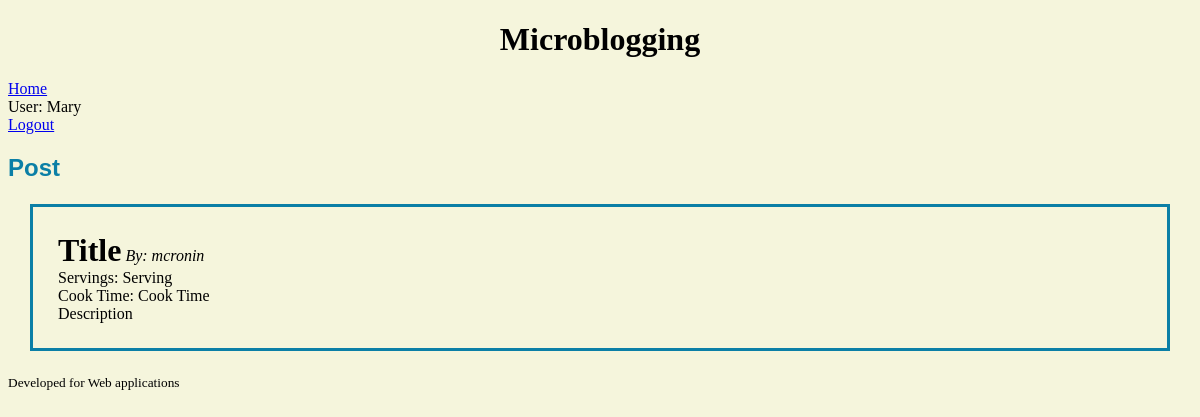
The app's page /post/1 (signed in) with its own data.
### beli/model.py (models this page shows)
class User(flask_login.UserMixin, db.Model):
    id = db.Column(db.Integer, primary_key=True)
    email = db.Column(db.String(128), unique=True, nullable=False)
    name = db.Column(db.String(64), nullable=False)
    password = db.Column(db.String(100), nullable=False)
    recipes = db.relationship('Recipe', back_populates='user')
    following = db.relationship(
        "User",
        secondary=FollowingAssociation.__table__,
        primaryjoin=FollowingAssociation.follower_id == id,
        secondaryjoin=FollowingAssociation.followed_id == id,
        back_populates="followers",
    )
    followers = db.relationship(
        "User",
        secondary=FollowingAssociation.__table__,
        primaryjoin=FollowingAssociation.followed_id == id,
        secondaryjoin=FollowingAssociation.follower_id == id,
        back_populates="following",
    )

class Recipe(db.Model):
    id = db.Column(db.Integer, primary_key=True)
    title = db.Column(db.Text(512), nullable=False)
    description = db.Column(db.Text, nullable=False)
    servings = db.Column(db.Integer, nullable=False)
    cook_time = db.Column(db.Integer, nullable=False)
    user_id = db.Column(db.Integer, db.ForeignKey('user.id'), nullable=False)
    user = db.relationship('User', back_populates='recipes')

### beli/main.py (the view)
@bp.route("/post/<int:message_id>")
@flask_login.login_required
def post(message_id):
    message = db.session.get(model.Recipe, message_id)
    if not message:
        abort(404, "Post id {} doesn't exist.".format(message_id))
    return render_template("main/post.html", post=message)

### beli/__init__.py (called while the page is built)
def create_app(test_config=None):
    app = Flask(__name__)
    app.config["SECRET_KEY"] = "93220d9b340cf9a6c39bac99cce7daf220167498f91fa"
    from . import main
    from . import auth
    app.config["SQLALCHEMY_DATABASE_URI"] = "sqlite:///microblog.db"
    db.init_app(app)
    login_manager = LoginManager()
    login_manager.login_view = 'auth.login'
    login_manager.init_app(app)
    from . import model
    @login_manager.user_loader
    def load_user(user_id):
        return db.session.get(model.User, int(user_id))
    app.register_blueprint(main.bp)
    app.register_blueprint(auth.bp)
    return app

### beli/templates/main/post.html
{% extends 'base.html' %}
{% block content %}
    <section>
        <h2>Post</h2>
        {% include 'post_template.html' %}
    </section>
{% endblock %}

### beli/templates/base.html (shortened to what this page needs)
<!DOCTYPE html>
<html>
    <head>
        <link rel="stylesheet"
              href="{{ url_for('static', filename='microblog.css') }}">
    </head>
    <body>
        <header>
            <h1>Microblogging</h1>
            <a href="{{ url_for('main.index') }}">Home</a>
            {% if current_user.is_authenticated: %}
                <div>User: {{current_user.name}}</div>
                <a href="{{ url_for('auth.log_out') }}">Logout</a>
            {% endif %}
        </header>
        <section class="content">
            {% block content %}{% endblock %}
        </section>
        <footer><small>Developed for Web applications</small></footer>
    </body>
</html>

### beli/templates/post_template.html
<div class="message">
    <span class="title">{{ post.title}}</span>
    <span class="author">By: {{ post.user.name }}</span>
    <div class="metadata">
        <div class="servings">Servings: {{ post.servings }}</div>
        <div class="cooktime">Cook Time: {{ post.cook_time }}</div>
        <div class="description">{{ post.description }}</div>
    </div>
</div>

### beli/static/microblog.css (style rules this page uses)
body { background-color: beige; text-align: left; }
h1 { text-align: center; }
h2, strong { color: rgb(11, 127, 166); font-family: Arial, Helvetica, sans-serif; text-align: left; }
.author { font-style: italic; }
.message { outline-style: solid; outline-color: rgb(11, 127, 166); padding: 25px; margin: 25px; }
.title { font-size: 200%; font-weight: bold; }

### records on screen
User: name "Mary"
Recipe: title "Title", servings "Serving", cook_time "Cook Time", description "Description"
User: user.name "mcronin"
